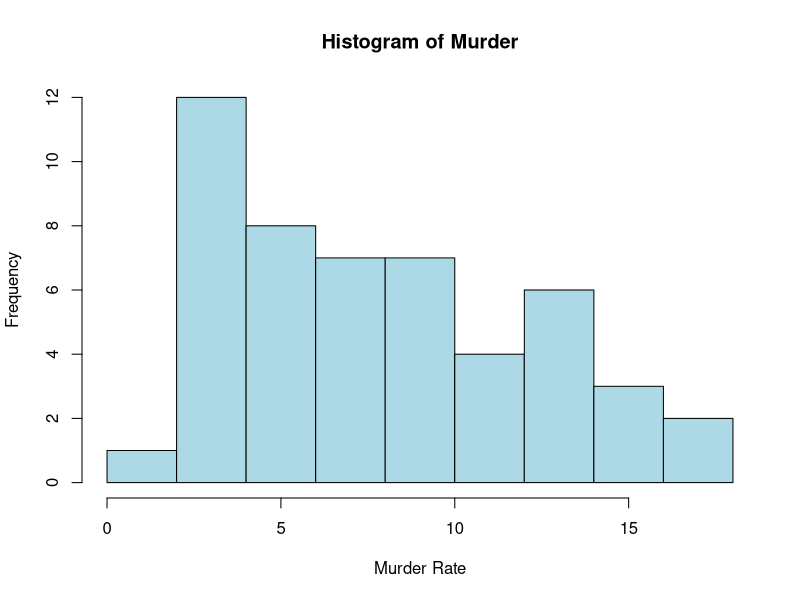
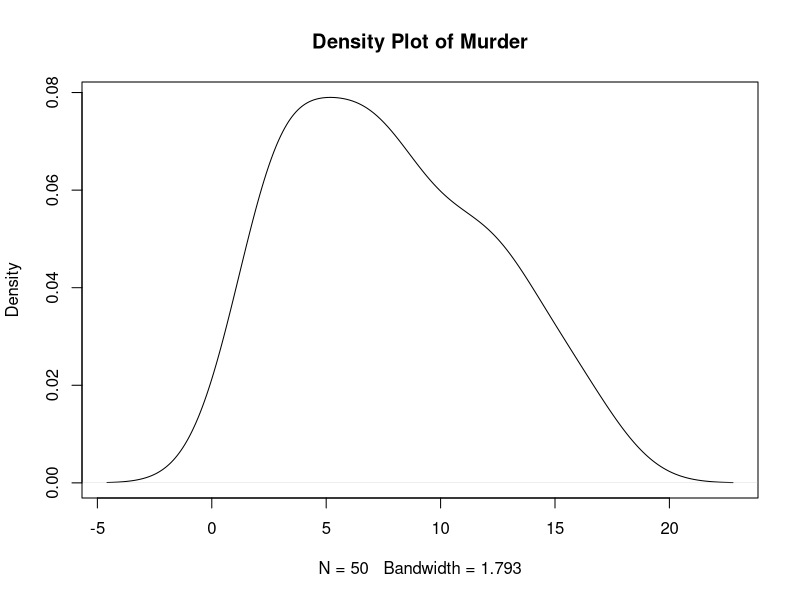
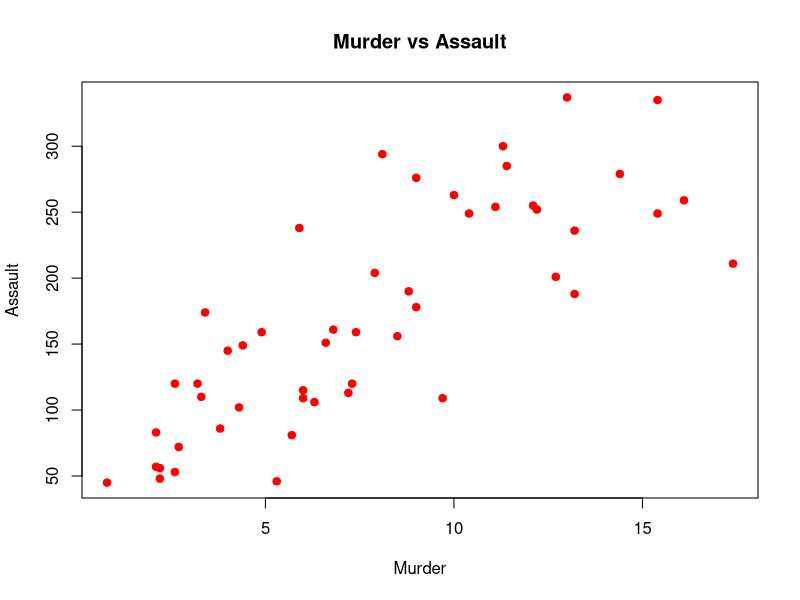
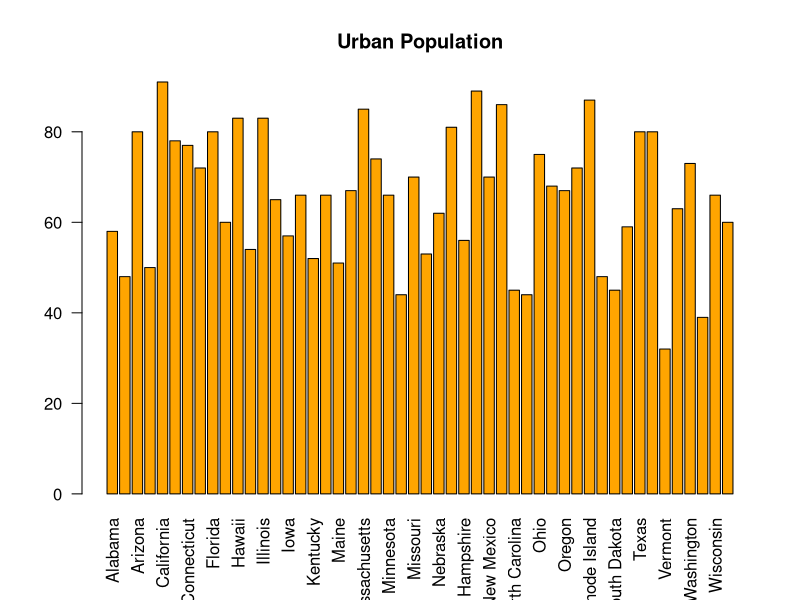

The R source for these figures, in order:
data("USArrests")

print("First 10 Rows")

head(USArrests,10)

print("Summary")

summary(USArrests)

highest_rape <- rownames(USArrests)[which.max(USArrests$Rape)]

print("State with Highest Rape Arrests")

print(highest_rape)

max_murder <- max(USArrests$Murder)

print("Maximum Murder Rate")

print(max_murder)

min_murder <- min(USArrests$Murder)

print("Minimum Murder Rate")

print(min_murder)

print("Correlation Matrix")

cor(USArrests)

median_assault <- median(USArrests$Assault)

high_assault <- USArrests[
  USArrests$Assault > median_assault,
]

print("States above Median Assault")

print(high_assault)

q1 <- quantile(
  USArrests$Murder,
  0.25
)

low_murder <- USArrests[
  USArrests$Murder <= q1,
]

print("Bottom 25% Murder States")

print(low_murder)

hist(
  USArrests$Murder,
  main = "Histogram of Murder",
  xlab = "Murder Rate",
  col = "lightblue"
)

plot(
  density(USArrests$Murder),
  main = "Density Plot of Murder"
)

plot(
  USArrests$Murder,
  USArrests$Assault,
  main = "Murder vs Assault",
  xlab = "Murder",
  ylab = "Assault",
  col = "red",
  pch = 19
)

barplot(
  USArrests$UrbanPop,
  names.arg = rownames(USArrests),
  las = 2,
  col = "orange",
  main = "Urban Population"
)
